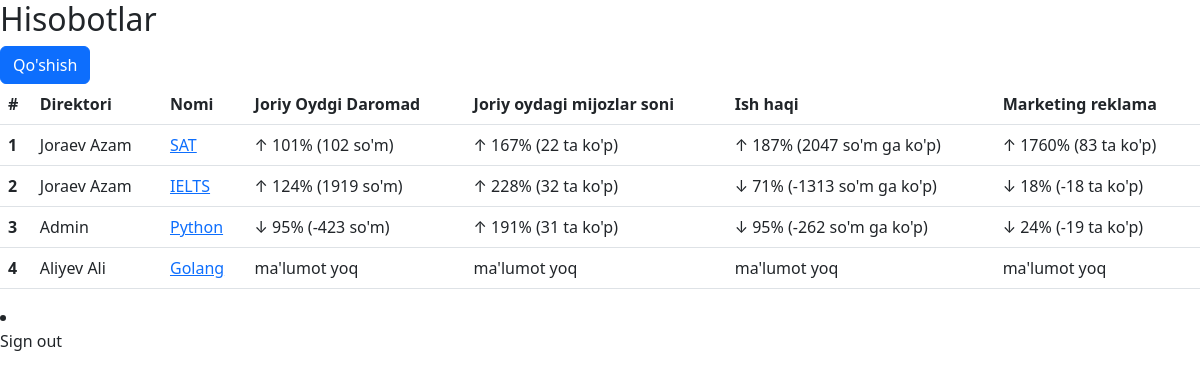
Screenshot of /vc_report/ (signed in) with the database file from the repository.
### report/models.py (models this page shows, shortened)
class ReportModel(models.Model):
    author = models.ForeignKey(Account, on_delete=models.CASCADE)
    project = models.CharField(max_length=255)
    publish_date = models.DateField(auto_now_add=True)
    @property
    def incomes(self):
        inc = []
        for i in self.income.all():
            inc.insert(0, int(i.month_income))
        if len(inc) > 1:
            this = inc[0]
            last = inc[1]
            x = this * 100 / last
            r = round(x)
            d = x - 100
            c = this - last
            if d > 0:
                return f"↑ {r}% ({c} so'm)"
            else:
                return f"↓ {r}% ({c} so'm)"
        else:
            return "ma'lumot yoq"
    @property
    def customers(self):
        customer = []
        for i in self.income.all():
            customer.insert(0, int(i.month_customer))
        if len(customer) > 1:
            this = customer[0]
            last = customer[1]
            x = this * 100 / last
            r = round(x)
            d = x - 100
            c = this - last
            if d > 0:
                return f"↑ {r}% ({c} ta ko'p)"
            else:
                return f"↓ {r}% ({c} ta ko'p)"
        else:
            return "ma'lumot yoq"
    @property
    def salary(self):
        salaryy = []
        for i in self.expense.all():
            salaryy.insert(0, int(i.salary))
        if len(salaryy) > 1:
            this = salaryy[0]
            last = salaryy[1]
            x = this * 100 / last
            r = round(x)
            d = x - 100
            c = this - last
            if d > 0:
                return f"↑ {r}% ({c} so'm ga ko'p)"
            else:
                return f"↓ {r}% ({c} so'm ga ko'p)"
        else:
            return "ma'lumot yoq"
    @property
    def advert(self):
        advertise = []
        for i in self.expense.all():
            advertise.insert(0, int(i.advertising))
        if len(advertise) > 1:
            this = advertise[0]
            last = advertise[1]
            x = this * 100 / last
            r = round(x)
            d = x - 100
            c = this - last
            if d > 0:
                return f"↑ {r}% ({c} ta ko'p)"
            else:
                return f"↓ {r}% ({c} ta ko'p)"
        else:
            return "ma'lumot yoq"

class InComeModel(models.Model):
    report = models.ForeignKey(ReportModel, related_name="income", on_delete=models.CASCADE)
    month_income = models.CharField(max_length=255)
    month_customer = models.CharField(max_length=255)
    publish_date = models.DateTimeField(auto_now_add=True)

class ExpenseModel(models.Model):
    report_expense = models.ForeignKey(ReportModel, related_name="expense", on_delete=models.CASCADE)
    salary = models.CharField(max_length=255)
    advertising = models.CharField(max_length=255)
    publish_date = models.DateTimeField(auto_now_add=True)

### account/models.py (models this page shows, shortened)
class Account(AbstractBaseUser):
    email = models.EmailField(verbose_name='email', max_length=50, unique=True)
    full_name = models.CharField(max_length=50, blank=True, null=True)
    is_admin = models.BooleanField(default=False)
    is_active = models.BooleanField(default=True)
    is_staff = models.BooleanField(default=False)
    is_superuser = models.BooleanField(default=False)
    USERNAME_FIELD = 'email'
    objects = MyAccountManage()
    class Meta:
        app_label = 'account'

### report/views.py (the view)
# urls.py: path('vc_report/', vc_report_view, name='vc_report'),
@login_required
def vc_report_view(request):
    context = {}
    reports = ReportModel.objects.all()
    context['vc_all_reports'] = reports
    return render(request, 'vc_index.html', context)

### report/templates/vc_index.html (shortened to what this page needs)
<!doctype html>
<html lang="en">
  <head>
    <link href="https://cdn.jsdelivr.net/npm/bootstrap@5.2.0/dist/css/bootstrap.min.css" rel="stylesheet">
  </head>
  <body>
    <h2>Hisobotlar</h2>
    <a href="{% url "report:add_report" %}" type="button" class="btn btn-primary">Qo'shish</a>
    <table class="table">
        <thead>
          <tr>
            <th scope="col">#</th>
            <th scope="col">Direktori</th>
            <th scope="col">Nomi</th>
            <th scope="col">Joriy Oydgi Daromad</th>
            <th scope="col">Joriy oydagi mijozlar soni</th>
            <th scope="col">Ish haqi</th>
            <th scope="col">Marketing reklama</th>
          </tr>
        </thead>
        <tbody>
        {% for user in vc_all_reports %}
          <tr>
            <th scope="row">{{ forloop.counter }}</th>
            <td>{{  user.author.full_name }}</td>
            <td><a href="{% url "report:report_detail" user.id %}">{{ user.project }}</a></td>
            <td>{{ user.incomes }}</td>
            <td>{{ user.customers }}</td>
            <td>{{ user.salary }}</td>
            <td>{{ user.advert }}</td>
          </tr>
        {% endfor %}
        </tbody>
      </table>
  <li><a class="dropdown-item" href="{% url 'account:signout' %}">Sign out</a></li>
  </body>
</html>

### rows the page displays
ReportModel: author.full_name "Joraev Azam", project "SAT", incomes "↑ 101% (102 so'm)", customers "↑ 167% (22 ta ko'p)", salary "↑ 187% (2047 so'm ga ko'p)", advert "↑ 1760% (83 ta ko'p)"
ReportModel: author.full_name "Joraev Azam", project "IELTS", incomes "↑ 124% (1919 so'm)", customers "↑ 228% (32 ta ko'p)", salary "↓ 71% (-1313 so'm ga ko'p)", advert "↓ 18% (-18 ta ko'p)"
ReportModel: author.full_name "Admin", project "Python", incomes "↓ 95% (-423 so'm)", customers "↑ 191% (31 ta ko'p)", salary "↓ 95% (-262 so'm ga ko'p)", advert "↓ 24% (-19 ta ko'p)"
ReportModel: author.full_name "Aliyev Ali", project "Golang", incomes "ma'lumot yoq", customers "ma'lumot yoq", salary "ma'lumot yoq", advert "ma'lumot yoq"
